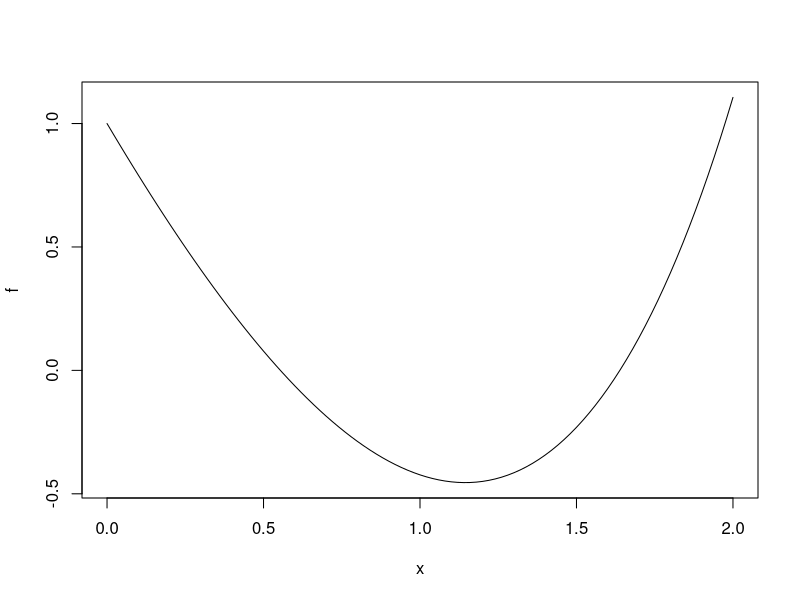
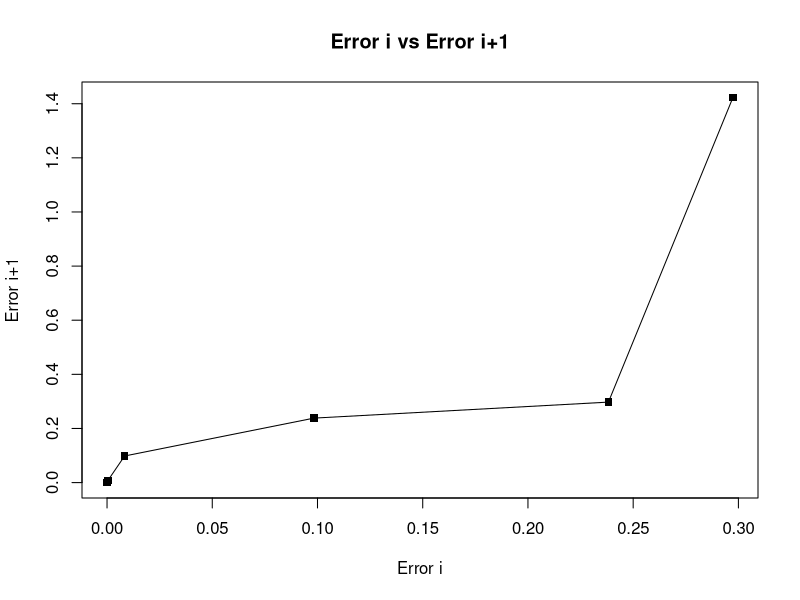
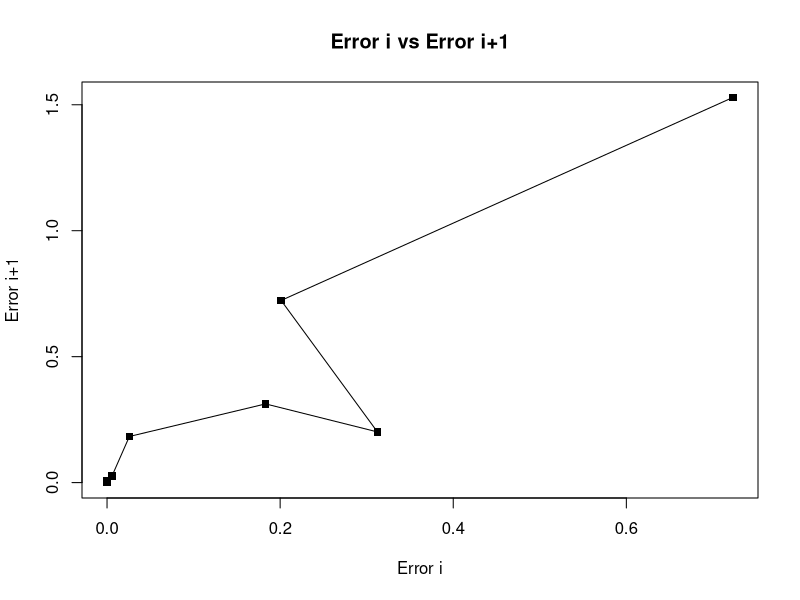

These figures' R source, in order:
secante = function(f, x0, x1, tol, maxiter = 100){ 
f0 = f(x0)
f1 = f(x1)
k=0
array1 <- c()
dx = 0
array2 <- c(abs(f1-f0))
cat("---------------------------------------\n")
cat("#",formatC( c("Convergencia","Error est."), width = -15, format = "f", flag = " "), "\n") 
cat("---------------------------------------\n")
while (abs(x1 - x0) > tol && k <= maxiter ) { 
  k = k+1
  pendiente = (f1 - f0)/(x1 - x0)
  if (pendiente == 0) return( cero = NA, f.cero = NA, iter = k, ErrorEst = NA) 
  x2 = x1 - f1/pendiente
  f2 = f(x2)
  x0 = x1; f0 = f1
  x1 = x2; f1 = f2
  array1 <- c(array1,abs(x1-x0))
  array2 <- c(array2,abs(x1-x0))
  # Imprimir iteraciones
  cat(k,formatC( c(x1,abs(x1-x0)), digits=9, width = -15, format = "f", flag = " "), "\n") 
}
array1 <- c(array1,abs(x1-x0))
plot(array1,array2,
     pch = 15,
     main = "Error i vs Error i+1",
     xlab = "Error i",
     ylab = "Error i+1",
     type = "o")
cat("error: ",abs(x1-x0),"\n" )

if (k > maxiter) {
  warning("No se alcanzó el número de iteraciones")
}
#return(list(cero=x2, f.cero=f2, iter=k, ErrorEst =abs(x2-x1)))
}
##--- Pruebas
f =  function(x) exp(x)-pi*x
plot(f,0, 2)
secante(f, 0, 1, 1e-8, 50)
secante(f, 1, 2, 1e-8, 50)
